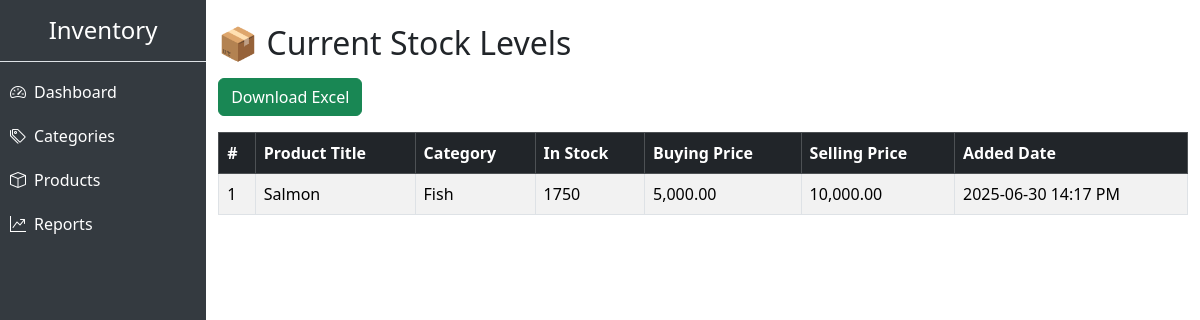
Page /current_stock.php (signed in) on the committed database.
### tables this page shows
CREATE TABLE `products` (
  `id` int(11) NOT NULL,
  `name` varchar(100) NOT NULL,
  `quantity` int(11) NOT NULL,
  `price` decimal(10,2) NOT NULL,
  `selling_price` decimal(10,2) DEFAULT NULL,
  `created_at` timestamp NOT NULL DEFAULT current_timestamp(),
  `category_id` int(11) DEFAULT NULL
);

CREATE TABLE `categories` (
  `id` int(11) NOT NULL,
  `name` varchar(100) NOT NULL
);

### current_stock.php (the view, shortened to what this page needs)
<?php
include 'db.php';
$sql = "SELECT p.*, c.name AS category_name
        FROM products p
        LEFT JOIN categories c ON p.category_id = c.id
        ORDER BY p.created_at DESC";
$result = $conn->query($sql);
?>
<!DOCTYPE html>
<html>
<head>
    <link href="https://cdn.jsdelivr.net/npm/bootstrap@5.3.2/dist/css/bootstrap.min.css" rel="stylesheet">
</head>
<body>
<div class="container mt-4">
    <h2 class="mb-3">📦 Current Stock Levels</h2>
    <a href="export_stock_excel.php" class="btn btn-success mb-3">Download Excel</a>
    <table class="table table-bordered table-striped">
        <thead class="table-dark">
            <tr>
                <th>#</th>
                <th>Product Title</th>
                <th>Category</th>
                <th>In Stock</th>
                <th>Buying Price</th>
                <th>Selling Price</th>
                <th>Added Date</th>
            </tr>
        </thead>
        <tbody>
        <?php if ($result && $result->num_rows > 0): ?>
            <?php $i = 1; while ($row = $result->fetch_assoc()): ?>
                <tr>
                    <td><?= $i++ ?></td>
                    <td><?= htmlspecialchars($row['name']) ?></td>
                    <td><?= htmlspecialchars($row['category_name']) ?></td>
                    <td><?= $row['quantity'] ?></td>
                    <td><?= number_format($row['price'], 2) ?></td>
                    <td><?= number_format($row['selling_price'], 2) ?></td>
                    <td><?= date('Y-m-d H:i A', strtotime($row['created_at'])) ?></td>
                </tr>
            <?php endwhile; ?>
        <?php else: ?>
            <tr><td colspan="7" class="text-center">No products available</td></tr>
        <?php endif; ?>
        </tbody>
    </table>
</div>
</body>
</html>

### rows in the picture
products: name "Salmon", category.name "Fish", quantity "1750", price "5,000.00", selling_price "10,000.00", created_at "2025-06-30 14:17 PM"
